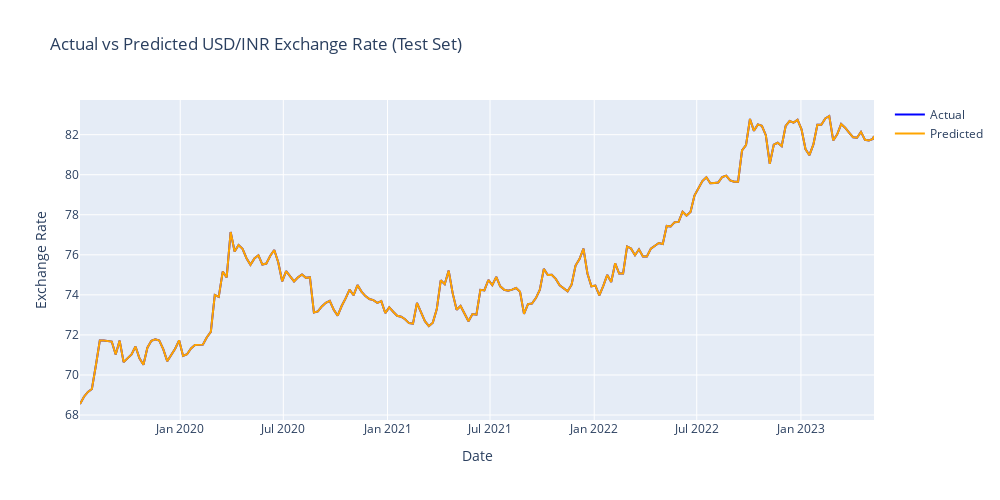

The code cell stored with this chart in its notebook:
### Code cell
# Add actual and predicted values to the results DataFrame
results = X_test.copy()
results['Actual'] = y_test.values
results['Predicted'] = y_pred
results['Date'] = data_model.loc[y_test.index, 'Date'].values

# Visualizzation
fig = go.Figure()

fig.add_trace(go.Scatter(
    x=results['Date'],
    y=results['Actual'],
    mode='lines',
    name='Actual',
    line=dict(color='blue')
))

fig.add_trace(go.Scatter(
    x=results['Date'],
    y=results['Predicted'],
    mode='lines',
    name='Predicted',
    line=dict(color='orange')
))

fig.update_layout(
    title='Actual vs Predicted USD/INR Exchange Rate (Test Set)',
    xaxis_title='Date',
    yaxis_title='Exchange Rate',
    width=1000,
    height=500
)

fig.show()

### Figure 1 — Plotly figure (JSON) as saved in the notebook; plotly's stock layout.template omitted (floating-point values rounded to 4 significant figures; data arrays with more than 128 entries replaced by an {"elided": "..."} marker saying what was removed)
{"data": [{"line": {"color": "blue"}, "mode": "lines", "name": "Actual", "type": "scatter", "x": {"elided": "202 str values"}, "y": {"elided": "202 float values"}}, {"line": {"color": "orange"}, "mode": "lines", "name": "Predicted", "type": "scatter", "x": {"elided": "202 str values"}, "y": {"elided": "202 float values"}}], "layout": {"height": 500, "title": {"text": "Actual vs Predicted USD/INR Exchange Rate (Test Set)"}, "width": 1000, "xaxis": {"title": {"text": "Date"}}, "yaxis": {"title": {"text": "Exchange Rate"}}}}
